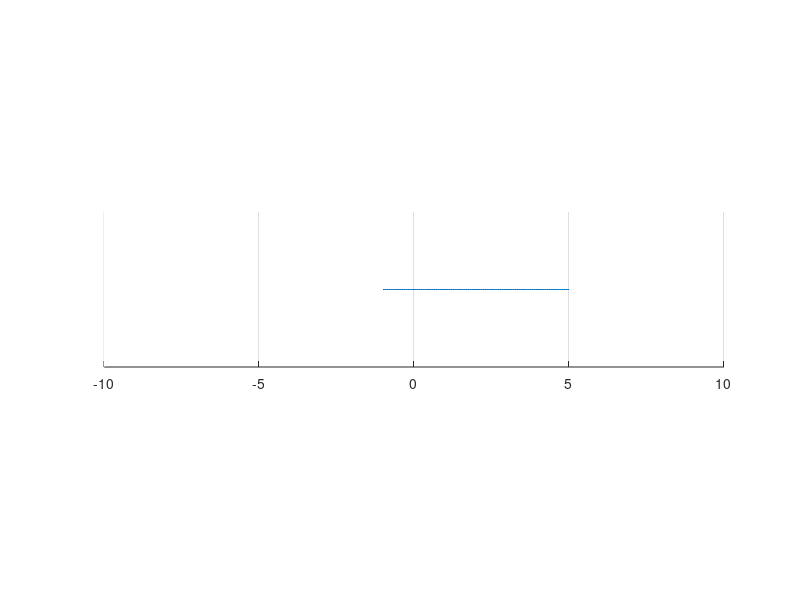

Write MATLAB code to recreate this figure.
%% Interval Notations and Examples
% *back to* <https://fanwangecon.github.io *Fan*>*'s* <https://fanwangecon.github.io/Math4Econ/ 
% *Intro Math for Econ*>*,*  <https://fanwangecon.github.io/M4Econ/ *Matlab Examples*>*, 
% or* <https://fanwangecon.github.io/CodeDynaAsset/ *Dynamic Asset*> *Repositories*
% 
% When we look at the problem facing a household, we often have to restrict 
% the choice set for example to an interval. 
%% Closed Interval
% For example, if $x$ is hours working, perhaps the household has to work at 
% least $a$ hours and up to $b$ hours, so his choice is between $a$ and $b$ hours 
% inclusive.
% 
% The interval that is inclusive of both endpoints is called a closed interval 
% (note the square brackets):
%% 
% * *closed interval*: $\left[ a, b \right] \equiv \{ x \in \mathbf{R} : a \le 
% x \le b\}$
%% Open Interval
% In general, an open interval is defined as (Note here we use parenthesis, 
% not square brackest) :
%% 
% * *open interval*:$\left( a, b \right) \equiv \{ x \in \mathbf{R} : a < x 
% < b\}$
%% Half Open and Half Close Interval
% We can also hafl half open intervals:
%% 
% * *half open (half closed) interval*: $\left[ a, b \right) \equiv \{ x \in 
% \mathbf{R} : a \le x < b\}$
% * *half open (half closed) interval*: $\left( a, b \right] \equiv \{ x \in 
% \mathbf{R} : a < x \le b\}$
%% Graph
% If you were to graph an interval, you can draw an empty circle at either end 
% of an interval that is open, and a solid circle if it is closed at that end. 

close all;
figure();
x = linspace(-1,5);
line(x,0*ones(size(x)))
set(gca,'ytick',[],'Ycolor','w','box','off')
ylim([-0.1 0.1])
xlim([-10  10])
pbaspect([4 1 1])
grid on
%%